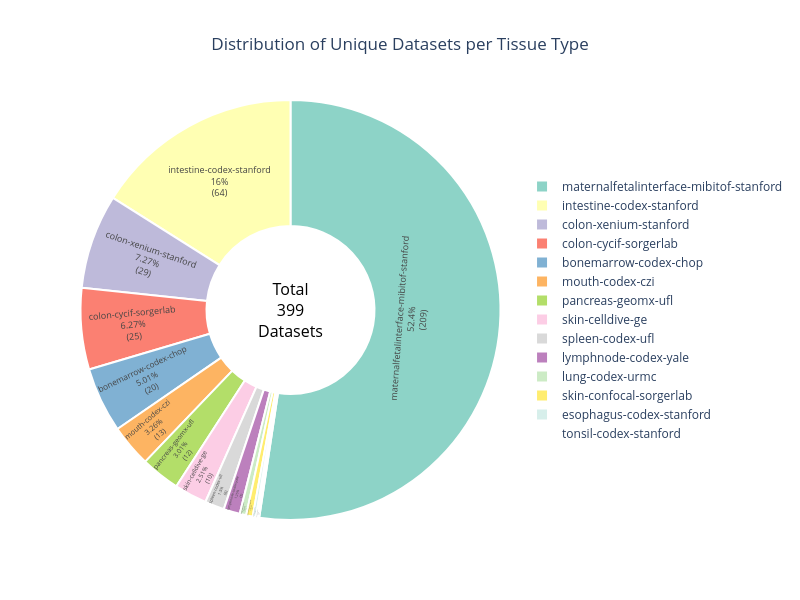

The cell this chart's notebook holds for it:
### Markdown cell above
## Donut Chart of Cell Type Distribution

### Code cell
def create_donut_chart_datasets_per_tissue(df):
    """
    Create a donut chart showing the distribution of unique datasets per tissue type.
    """
    # Get the data for the chart
    datasets_per_tissue = df.groupby('Tissue Type')['Dataset'].nunique().sort_values(ascending=False)
    
    # Create the donut chart using plotly
    fig = px.pie(
        values=datasets_per_tissue.values,
        names=datasets_per_tissue.index,
        title='Distribution of Unique Datasets per Tissue Type',
        hole=0.4,  # Creates the donut hole
        color_discrete_sequence=px.colors.qualitative.Set3
    )
    
    # Update layout for better appearance
    fig.update_layout(
        title_x=0.5,  # Center the title
        font=dict(size=12),
        showlegend=True,
        legend=dict(
            orientation="v",
            yanchor="middle",
            y=0.5,
            xanchor="left",
            x=1.05
        ),
        width=800,
        height=600,
        template='plotly_white'
    )
    
    # Update traces to show both percentage and count
    fig.update_traces(
        textposition='inside',
        textinfo='label+percent+value',  # Show label, percentage, and count
        textfont_size=9,  # Slightly smaller font to fit more text
        texttemplate='%{label}<br>%{percent}<br>(%{value})',  # Custom format with count
        marker=dict(line=dict(color='white', width=2))
    )
    
    # Add annotation in the center of the donut
    total_datasets = datasets_per_tissue.sum()
    fig.add_annotation(
        text=f"Total<br>{total_datasets}<br>Datasets",
        x=0.5, y=0.5,
        font_size=16,
        font_color="black",
        showarrow=False
    )
    
    # Save the figure
    fig.write_image(f'{os.path.join(basepath, figures_output_dir)}/datasets_per_tissue_donut_chart.png',
                    width=800, height=600, scale=2)
    fig.write_image(f'{os.path.join(basepath, figures_output_dir)}/datasets_per_tissue_donut_chart.svg',
                    width=800, height=600)
    
    # Show the chart
    fig.show()
    
    # Also print the underlying data
    print("Total number of unique datasets per each tissue type:")
    for tissue, count in datasets_per_tissue.items():
        print(f"{tissue}: {count}")
    print(f"\nTotal datasets across all tissues: {total_datasets}")

# Call the function
create_donut_chart_datasets_per_tissue(df_all_data)

### Figure 1 — Plotly figure (JSON) as saved in the notebook; plotly's stock layout.template omitted (floating-point values rounded to 4 significant figures)
{"data": [{"domain": {"x": [0, 1], "y": [0, 1]}, "hole": 0.4, "hovertemplate": "label=%{label}<br>value=%{value}<extra></extra>", "labels": ["maternalfetalinterface-mibitof-stanford", "intestine-codex-stanford", "colon-xenium-stanford", "colon-cycif-sorgerlab", "bonemarrow-codex-chop", "mouth-codex-czi", "pancreas-geomx-ufl", "skin-celldive-ge", "spleen-codex-ufl", "lymphnode-codex-yale", "lung-codex-urmc", "skin-confocal-sorgerlab", "esophagus-codex-stanford", "tonsil-codex-stanford"], "legendgroup": "", "marker": {"line": {"color": "white", "width": 2}}, "name": "", "showlegend": true, "textfont": {"size": 9}, "textinfo": "label+percent+value", "textposition": "inside", "texttemplate": "%{label}<br>%{percent}<br>(%{value})", "type": "pie", "values": [209, 64, 29, 25, 20, 13, 12, 10, 6, 5, 2, 2, 1, 1]}], "layout": {"annotations": [{"font": {"color": "black", "size": 16}, "showarrow": false, "text": "Total<br>399<br>Datasets", "x": 0.5, "y": 0.5}], "font": {"size": 12}, "height": 600, "legend": {"orientation": "v", "tracegroupgap": 0, "x": 1.05, "xanchor": "left", "y": 0.5, "yanchor": "middle"}, "piecolorway": ["rgb(141,211,199)", "rgb(255,255,179)", "rgb(190,186,218)", "rgb(251,128,114)", "rgb(128,177,211)", "rgb(253,180,98)", "rgb(179,222,105)", "rgb(252,205,229)", "rgb(217,217,217)", "rgb(188,128,189)", "rgb(204,235,197)", "rgb(255,237,111)"], "showlegend": true, "title": {"text": "Distribution of Unique Datasets per Tissue Type", "x": 0.5}, "width": 800}}
